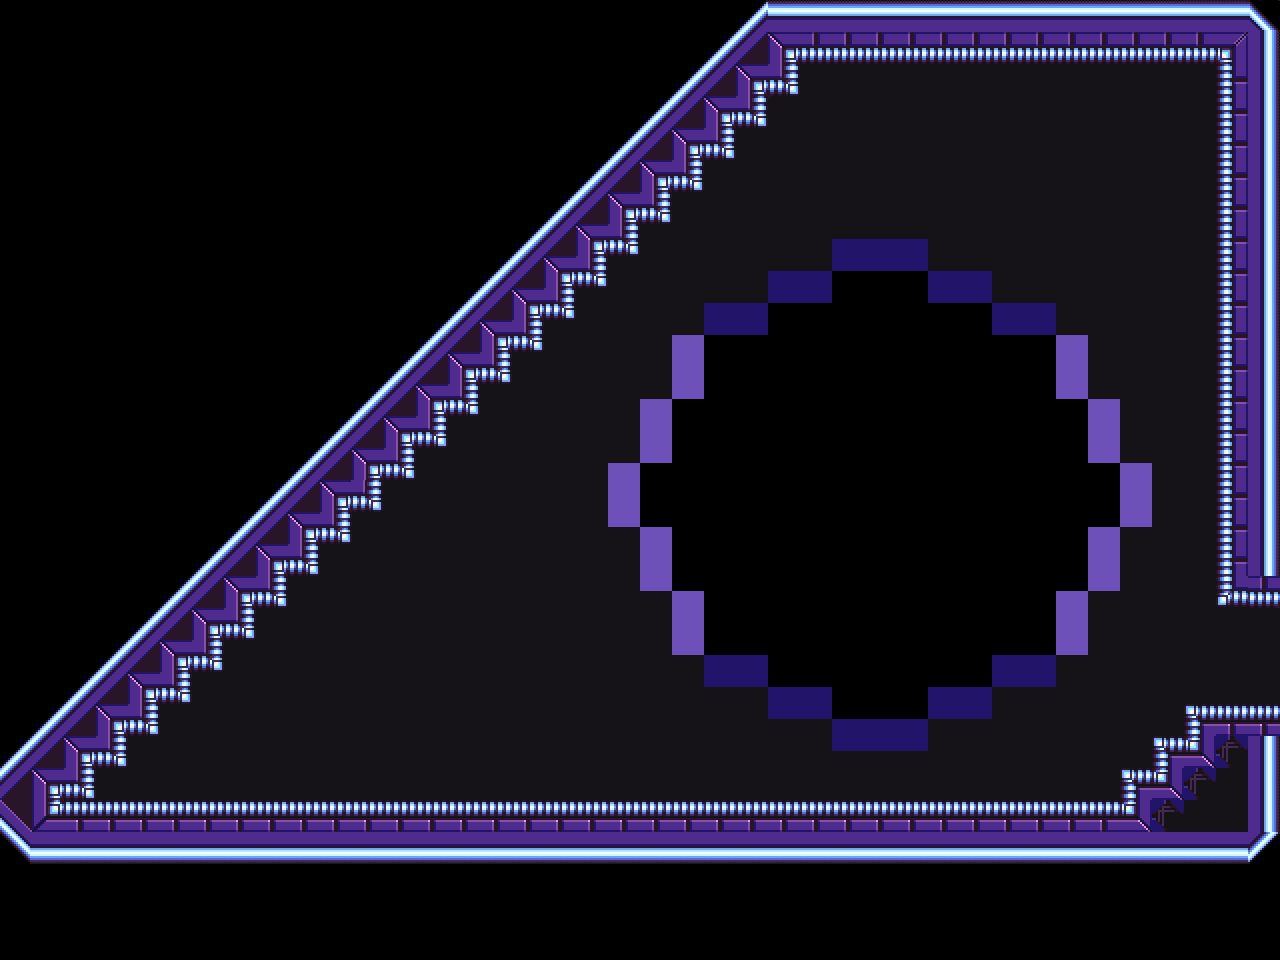

Rendered tile map (Tiled .tmx) drawn with the repository's tilesets; below, a short description and the map source with its tile grids summarised:
An orthogonal 40x30 tile map with 32x32 px tiles, 4 tile layers (backgrounds, walls, platforms, right_exit), 2 tilesets.

<map version="1.2" tiledversion="1.3.4" orientation="orthogonal" renderorder="right-down" width="40" height="30" tilewidth="32" tileheight="32" infinite="0" nextlayerid="5" nextobjectid="1">
 <editorsettings>
  <export target="cockpit_tilemap.json" format="json" />
 </editorsettings>
 <tileset firstgid="1" name="background_f" tilewidth="32" tileheight="32" tilecount="1040" columns="40">
  <image source="../cockpit/background_f.png" width="1280" height="848" />
 </tileset>
 <tileset firstgid="1041" name="cockpit" tilewidth="32" tileheight="32" tilecount="1080" columns="40">
  <image source="../cockpit/cockpit.png" width="1280" height="864" />
  <tile id="64">
   <properties>
    <property name="wall" type="bool" value="true" />
   </properties>
  </tile>
  <tile id="65">
   <properties>
    <property name="wall" type="bool" value="true" />
   </properties>
  </tile>
  <tile id="66">
   <properties>
    <property name="wall" type="bool" value="true" />
   </properties>
  </tile>
  <tile id="67">
   <properties>
    <property name="wall" type="bool" value="true" />
   </properties>
  </tile>
  <tile id="68">
   <properties>
    <property name="wall" type="bool" value="true" />
   </properties>
  </tile>
  <tile id="69">
   <properties>
    <property name="wall" type="bool" value="true" />
   </properties>
  </tile>
  <tile id="70">
   <properties>
    <property name="wall" type="bool" value="true" />
   </properties>
  </tile>
  <tile id="71">
   <properties>
    <property name="wall" type="bool" value="true" />
   </properties>
  </tile>
  <tile id="72">
   <properties>
    <property name="wall" type="bool" value="true" />
   </properties>
  </tile>
  <tile id="73">
   <properties>
    <property name="wall" type="bool" value="true" />
   </properties>
  </tile>
  <tile id="74">
   <properties>
    <property name="wall" type="bool" value="true" />
   </properties>
  </tile>
  <tile id="75">
   <properties>
    <property name="wall" type="bool" value="true" />
   </properties>
  </tile>
  <tile id="76">
   <properties>
    <property name="wall" type="bool" value="true" />
   </properties>
  </tile>
  <tile id="77">
   <properties>
    <property name="wall" type="bool" value="true" />
   </properties>
  </tile>
  <tile id="78">
   <properties>
    <property name="wall" type="bool" value="true" />
   </properties>
  </tile>
  <tile id="103">
   <properties>
    <property name="wall" type="bool" value="true" />
   </properties>
  </tile>
  <tile id="104">
   <properties>
    <property name="wall" type="bool" value="true" />
   </properties>
  </tile>
  <tile id="118">
   <properties>
    <property name="wall" type="bool" value="true" />
   </properties>
  </tile>
  <tile id="142">
   <properties>
    <property name="wall" type="bool" value="true" />
   </properties>
  </tile>
  <tile id="143">
   <properties>
    <property name="wall" type="bool" value="true" />
   </properties>
  </tile>
  <tile id="158">
   <properties>
    <property name="wall" type="bool" value="true" />
   </properties>
  </tile>
  <tile id="181">
   <properties>
    <property name="wall" type="bool" value="true" />
   </properties>
  </tile>
  <tile id="182">
   <properties>
    <property name="wall" type="bool" value="true" />
   </properties>
  </tile>
  <tile id="198">
   <properties>
    <property name="wall" type="bool" value="true" />
   </properties>
  </tile>
  <tile id="220">
   <properties>
    <property name="wall" type="bool" value="true" />
   </properties>
  </tile>
  <tile id="221">
   <properties>
    <property name="wall" type="bool" value="true" />
   </properties>
  </tile>
  <tile id="238">
   <properties>
    <property name="wall" type="bool" value="true" />
   </properties>
  </tile>
  <tile id="259">
   <properties>
    <property name="wall" type="bool" value="true" />
   </properties>
  </tile>
  <tile id="260">
   <properties>
    <property name="wall" type="bool" value="true" />
   </properties>
  </tile>
  <tile id="278">
   <properties>
    <property name="wall" type="bool" value="true" />
   </properties>
  </tile>
  <tile id="298">
   <properties>
    <property name="wall" type="bool" value="true" />
   </properties>
  </tile>
  <tile id="299">
   <properties>
    <property name="wall" type="bool" value="true" />
   </properties>
  </tile>
  <tile id="318">
   <properties>
    <property name="wall" type="bool" value="true" />
   </properties>
  </tile>
  <tile id="337">
   <properties>
    <property name="wall" type="bool" value="true" />
   </properties>
  </tile>
  <tile id="338">
   <properties>
    <property name="wall" type="bool" value="true" />
   </properties>
  </tile>
  <tile id="358">
   <properties>
    <property name="wall" type="bool" value="true" />
   </properties>
  </tile>
  <tile id="376">
   <properties>
    <property name="wall" type="bool" value="true" />
   </properties>
  </tile>
  <tile id="377">
   <properties>
    <property name="wall" type="bool" value="true" />
   </properties>
  </tile>
  <tile id="398">
   <properties>
    <property name="wall" type="bool" value="true" />
   </properties>
  </tile>
  <tile id="415">
   <properties>
    <property name="wall" type="bool" value="true" />
   </properties>
  </tile>
  <tile id="416">
   <properties>
    <property name="wall" type="bool" value="true" />
   </properties>
  </tile>
  <tile id="438">
   <properties>
    <property name="wall" type="bool" value="true" />
   </properties>
  </tile>
  <tile id="454">
   <properties>
    <property name="wall" type="bool" value="true" />
   </properties>
  </tile>
  <tile id="455">
   <properties>
    <property name="wall" type="bool" value="true" />
   </properties>
  </tile>
  <tile id="478">
   <properties>
    <property name="wall" type="bool" value="true" />
   </properties>
  </tile>
  <tile id="493">
   <properties>
    <property name="wall" type="bool" value="true" />
   </properties>
  </tile>
  <tile id="494">
   <properties>
    <property name="wall" type="bool" value="true" />
   </properties>
  </tile>
  <tile id="518">
   <properties>
    <property name="wall" type="bool" value="true" />
   </properties>
  </tile>
  <tile id="532">
   <properties>
    <property name="wall" type="bool" value="true" />
   </properties>
  </tile>
  <tile id="533">
   <properties>
    <property name="wall" type="bool" value="true" />
   </properties>
  </tile>
  <tile id="558">
   <properties>
    <property name="wall" type="bool" value="true" />
   </properties>
  </tile>
  <tile id="571">
   <properties>
    <property name="wall" type="bool" value="true" />
   </properties>
  </tile>
  <tile id="572">
   <properties>
    <property name="wall" type="bool" value="true" />
   </properties>
  </tile>
  <tile id="598">
   <properties>
    <property name="wall" type="bool" value="true" />
   </properties>
  </tile>
  <tile id="610">
   <properties>
    <property name="wall" type="bool" value="true" />
   </properties>
  </tile>
  <tile id="611">
   <properties>
    <property name="wall" type="bool" value="true" />
   </properties>
  </tile>
  <tile id="638">
   <properties>
    <property name="wall" type="bool" value="true" />
   </properties>
  </tile>
  <tile id="649">
   <properties>
    <property name="wall" type="bool" value="true" />
   </properties>
  </tile>
  <tile id="650">
   <properties>
    <property name="wall" type="bool" value="true" />
   </properties>
  </tile>
  <tile id="678">
   <properties>
    <property name="wall" type="bool" value="true" />
   </properties>
  </tile>
  <tile id="688">
   <properties>
    <property name="wall" type="bool" value="true" />
   </properties>
  </tile>
  <tile id="689">
   <properties>
    <property name="wall" type="bool" value="true" />
   </properties>
  </tile>
  <tile id="718">
   <properties>
    <property name="wall" type="bool" value="true" />
   </properties>
  </tile>
  <tile id="727">
   <properties>
    <property name="wall" type="bool" value="true" />
   </properties>
  </tile>
  <tile id="728">
   <properties>
    <property name="wall" type="bool" value="true" />
   </properties>
  </tile>
  <tile id="758">
   <properties>
    <property name="wall" type="bool" value="true" />
   </properties>
  </tile>
  <tile id="759">
   <properties>
    <property name="wall" type="bool" value="true" />
   </properties>
  </tile>
  <tile id="766">
   <properties>
    <property name="wall" type="bool" value="true" />
   </properties>
  </tile>
  <tile id="767">
   <properties>
    <property name="wall" type="bool" value="true" />
   </properties>
  </tile>
  <tile id="805">
   <properties>
    <property name="wall" type="bool" value="true" />
   </properties>
  </tile>
  <tile id="806">
   <properties>
    <property name="wall" type="bool" value="true" />
   </properties>
  </tile>
  <tile id="844">
   <properties>
    <property name="wall" type="bool" value="true" />
   </properties>
  </tile>
  <tile id="845">
   <properties>
    <property name="wall" type="bool" value="true" />
   </properties>
  </tile>
  <tile id="883">
   <properties>
    <property name="wall" type="bool" value="true" />
   </properties>
  </tile>
  <tile id="884">
   <properties>
    <property name="wall" type="bool" value="true" />
   </properties>
  </tile>
  <tile id="917">
   <properties>
    <property name="wall" type="bool" value="true" />
   </properties>
  </tile>
  <tile id="918">
   <properties>
    <property name="collides" type="bool" value="true" />
   </properties>
  </tile>
  <tile id="919">
   <properties>
    <property name="collides" type="bool" value="true" />
   </properties>
  </tile>
  <tile id="922">
   <properties>
    <property name="wall" type="bool" value="true" />
   </properties>
  </tile>
  <tile id="923">
   <properties>
    <property name="wall" type="bool" value="true" />
   </properties>
  </tile>
  <tile id="956">
   <properties>
    <property name="wall" type="bool" value="true" />
   </properties>
  </tile>
  <tile id="957">
   <properties>
    <property name="wall" type="bool" value="true" />
   </properties>
  </tile>
  <tile id="961">
   <properties>
    <property name="wall" type="bool" value="true" />
   </properties>
  </tile>
  <tile id="962">
   <properties>
    <property name="wall" type="bool" value="true" />
   </properties>
  </tile>
  <tile id="995">
   <properties>
    <property name="wall" type="bool" value="true" />
   </properties>
  </tile>
  <tile id="996">
   <properties>
    <property name="wall" type="bool" value="true" />
   </properties>
  </tile>
  <tile id="1001">
   <properties>
    <property name="wall" type="bool" value="true" />
   </properties>
  </tile>
  <tile id="1002">
   <properties>
    <property name="collides" type="bool" value="true" />
   </properties>
  </tile>
  <tile id="1003">
   <properties>
    <property name="collides" type="bool" value="true" />
   </properties>
  </tile>
  <tile id="1004">
   <properties>
    <property name="collides" type="bool" value="true" />
   </properties>
  </tile>
  <tile id="1005">
   <properties>
    <property name="collides" type="bool" value="true" />
   </properties>
  </tile>
  <tile id="1006">
   <properties>
    <property name="collides" type="bool" value="true" />
   </properties>
  </tile>
  <tile id="1007">
   <properties>
    <property name="collides" type="bool" value="true" />
   </properties>
  </tile>
  <tile id="1008">
   <properties>
    <property name="collides" type="bool" value="true" />
   </properties>
  </tile>
  <tile id="1009">
   <properties>
    <property name="collides" type="bool" value="true" />
   </properties>
  </tile>
  <tile id="1010">
   <properties>
    <property name="collides" type="bool" value="true" />
   </properties>
  </tile>
  <tile id="1011">
   <properties>
    <property name="collides" type="bool" value="true" />
   </properties>
  </tile>
  <tile id="1012">
   <properties>
    <property name="collides" type="bool" value="true" />
   </properties>
  </tile>
  <tile id="1013">
   <properties>
    <property name="collides" type="bool" value="true" />
   </properties>
  </tile>
  <tile id="1014">
   <properties>
    <property name="collides" type="bool" value="true" />
   </properties>
  </tile>
  <tile id="1015">
   <properties>
    <property name="collides" type="bool" value="true" />
   </properties>
  </tile>
  <tile id="1016">
   <properties>
    <property name="collides" type="bool" value="true" />
   </properties>
  </tile>
  <tile id="1017">
   <properties>
    <property name="collides" type="bool" value="true" />
   </properties>
  </tile>
  <tile id="1018">
   <properties>
    <property name="collides" type="bool" value="true" />
   </properties>
  </tile>
  <tile id="1019">
   <properties>
    <property name="collides" type="bool" value="true" />
   </properties>
  </tile>
  <tile id="1020">
   <properties>
    <property name="collides" type="bool" value="true" />
   </properties>
  </tile>
  <tile id="1021">
   <properties>
    <property name="collides" type="bool" value="true" />
   </properties>
  </tile>
  <tile id="1022">
   <properties>
    <property name="collides" type="bool" value="true" />
   </properties>
  </tile>
  <tile id="1023">
   <properties>
    <property name="collides" type="bool" value="true" />
   </properties>
  </tile>
  <tile id="1024">
   <properties>
    <property name="collides" type="bool" value="true" />
   </properties>
  </tile>
  <tile id="1025">
   <properties>
    <property name="collides" type="bool" value="true" />
   </properties>
  </tile>
  <tile id="1026">
   <properties>
    <property name="collides" type="bool" value="true" />
   </properties>
  </tile>
  <tile id="1027">
   <properties>
    <property name="collides" type="bool" value="true" />
   </properties>
  </tile>
  <tile id="1028">
   <properties>
    <property name="collides" type="bool" value="true" />
   </properties>
  </tile>
  <tile id="1029">
   <properties>
    <property name="collides" type="bool" value="true" />
   </properties>
  </tile>
  <tile id="1030">
   <properties>
    <property name="collides" type="bool" value="true" />
   </properties>
  </tile>
  <tile id="1031">
   <properties>
    <property name="collides" type="bool" value="true" />
   </properties>
  </tile>
  <tile id="1032">
   <properties>
    <property name="collides" type="bool" value="true" />
   </properties>
  </tile>
  <tile id="1033">
   <properties>
    <property name="collides" type="bool" value="true" />
   </properties>
  </tile>
  <tile id="1034">
   <properties>
    <property name="collides" type="bool" value="true" />
   </properties>
  </tile>
  <tile id="1035">
   <properties>
    <property name="wall" type="bool" value="true" />
   </properties>
  </tile>
  <tile id="1038">
   <properties>
    <property name="right_exit" type="bool" value="true" />
   </properties>
  </tile>
 </tileset>
 <layer id="1" name="backgrounds" width="40" height="30">
  <data>[1200 cells, 1038 non-empty, 996 distinct tile ids]</data>
 </layer>
 <layer id="2" name="walls" width="40" height="30">
  <data>[1200 cells, 1045 non-empty, 1044 distinct tile ids]</data>
 </layer>
 <layer id="3" name="platforms" width="40" height="30">
  <data>[1200 cells, 35 non-empty, 35 distinct tile ids]</data>
 </layer>
 <layer id="4" name="right_exit" width="40" height="30">
  <data>[1200 cells, 3 non-empty, 1 distinct tile ids]</data>
 </layer>
</map>
